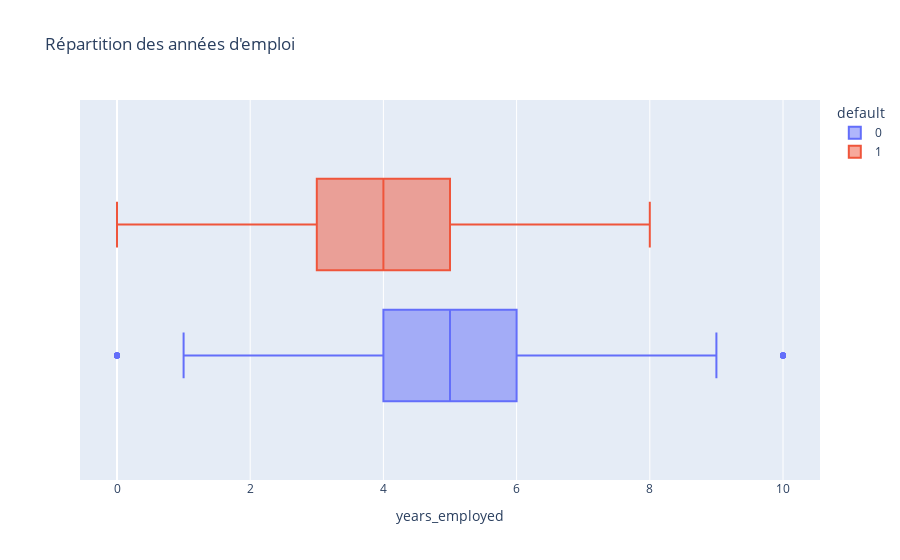

The notebook cell this image was saved under:
### Markdown cell above
*La classe (pas de défaut) "0" est largement majoritaire (81,5 %), ce qui montre un **déséquilibre des classes** dans les données.*

### Code cell
px.box(df, x="years_employed", color="default", title="Répartition des années d'emploi")

### Figure 1 — Plotly figure (JSON) as saved in the notebook; plotly's stock layout.template omitted (floating-point values rounded to 4 significant figures; data arrays with more than 128 entries replaced by an {"elided": "..."} marker saying what was removed)
{"data": [{"alignmentgroup": "True", "hovertemplate": "default=0<br>years_employed=%{x}<extra></extra>", "legendgroup": "0", "marker": {"color": "#636efa"}, "name": "0", "notched": false, "offsetgroup": "0", "orientation": "h", "showlegend": true, "type": "box", "x": {"elided": "8149 int values"}, "x0": " ", "xaxis": "x", "y0": " ", "yaxis": "y"}, {"alignmentgroup": "True", "hovertemplate": "default=1<br>years_employed=%{x}<extra></extra>", "legendgroup": "1", "marker": {"color": "#EF553B"}, "name": "1", "notched": false, "offsetgroup": "1", "orientation": "h", "showlegend": true, "type": "box", "x": {"elided": "1851 int values"}, "x0": " ", "xaxis": "x", "y0": " ", "yaxis": "y"}], "layout": {"boxmode": "group", "legend": {"title": {"text": "default"}, "tracegroupgap": 0}, "title": {"text": "Répartition des années d'emploi"}, "xaxis": {"anchor": "y", "domain": [0, 1], "title": {"text": "years_employed"}}, "yaxis": {"anchor": "x", "domain": [0, 1]}}}
